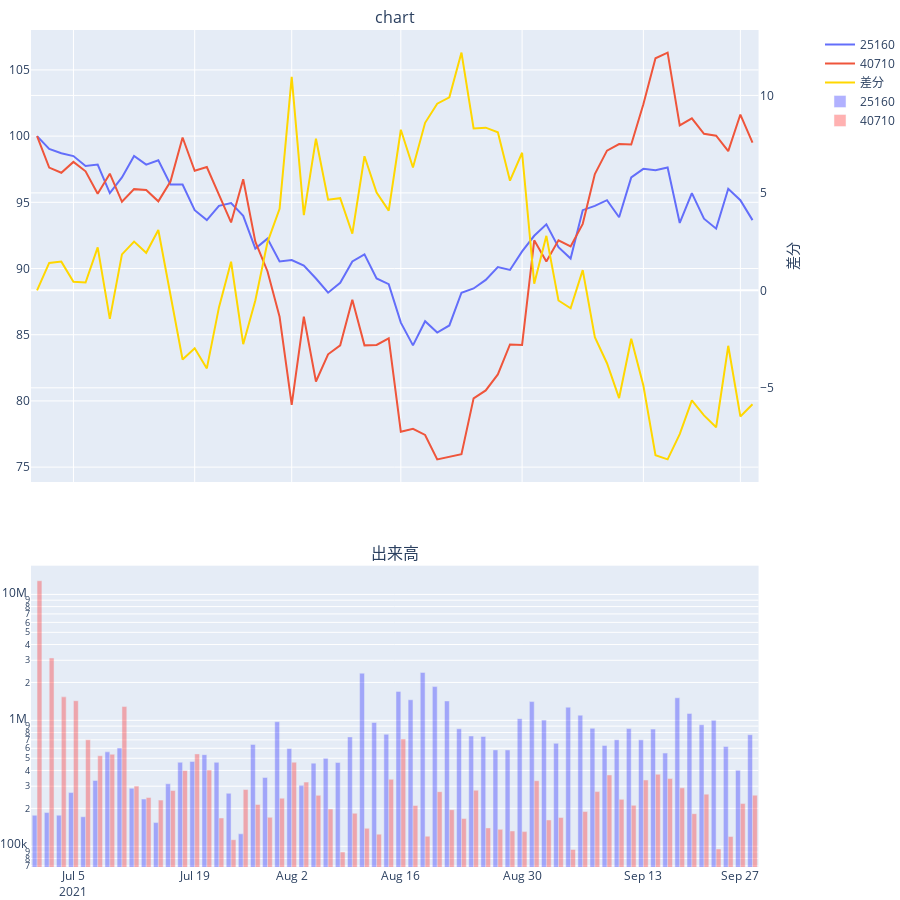

The code cell stored with this chart in its notebook:
### Code cell
vi.pairchart(df1,df2,start,end,is_indexing=True,is_corr=True,corr_span=5,is_add_volume=True,is_add_volume_log=True,is_diff=True)
